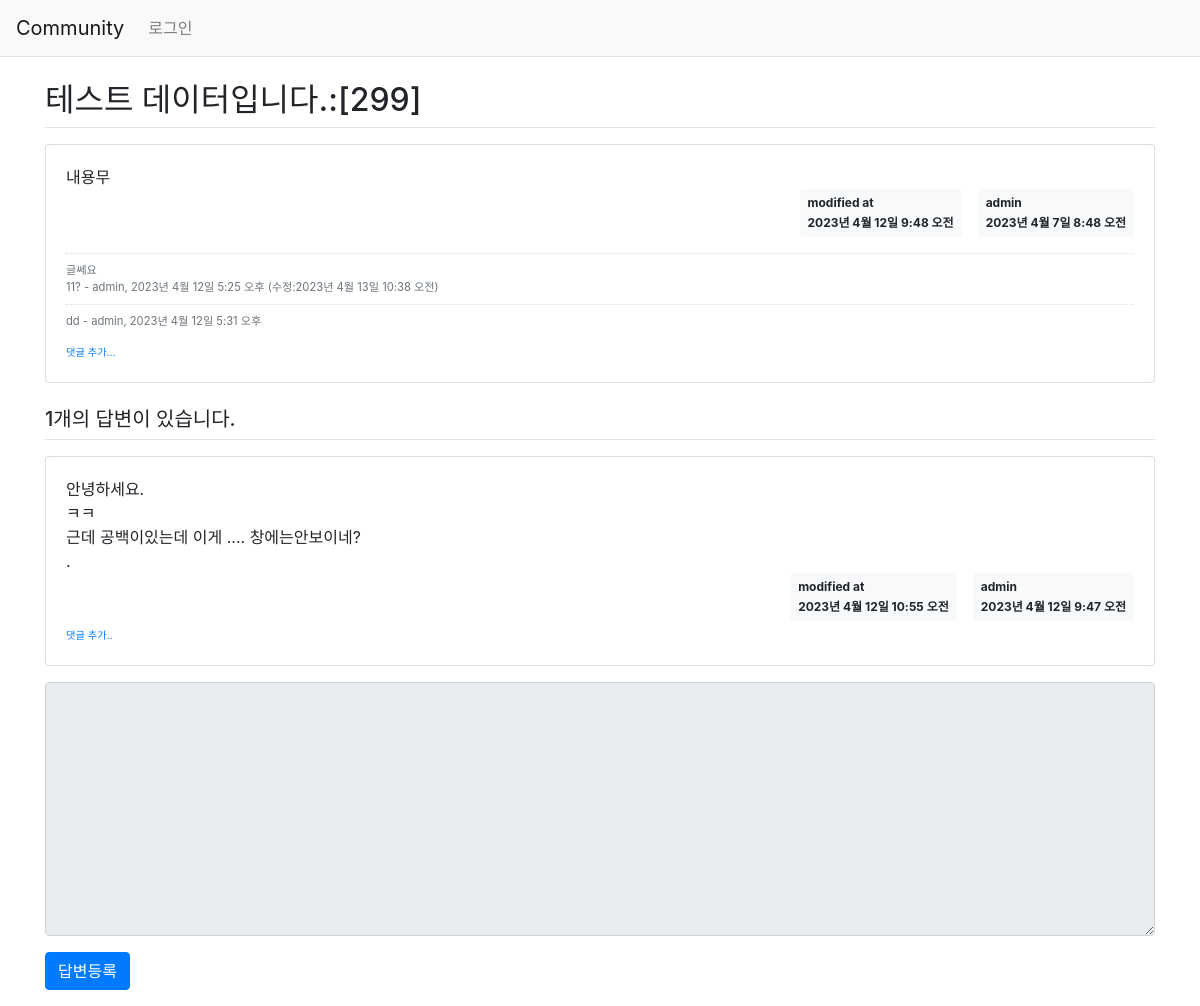
/community/304/, run on an earlier commit of the app's database.
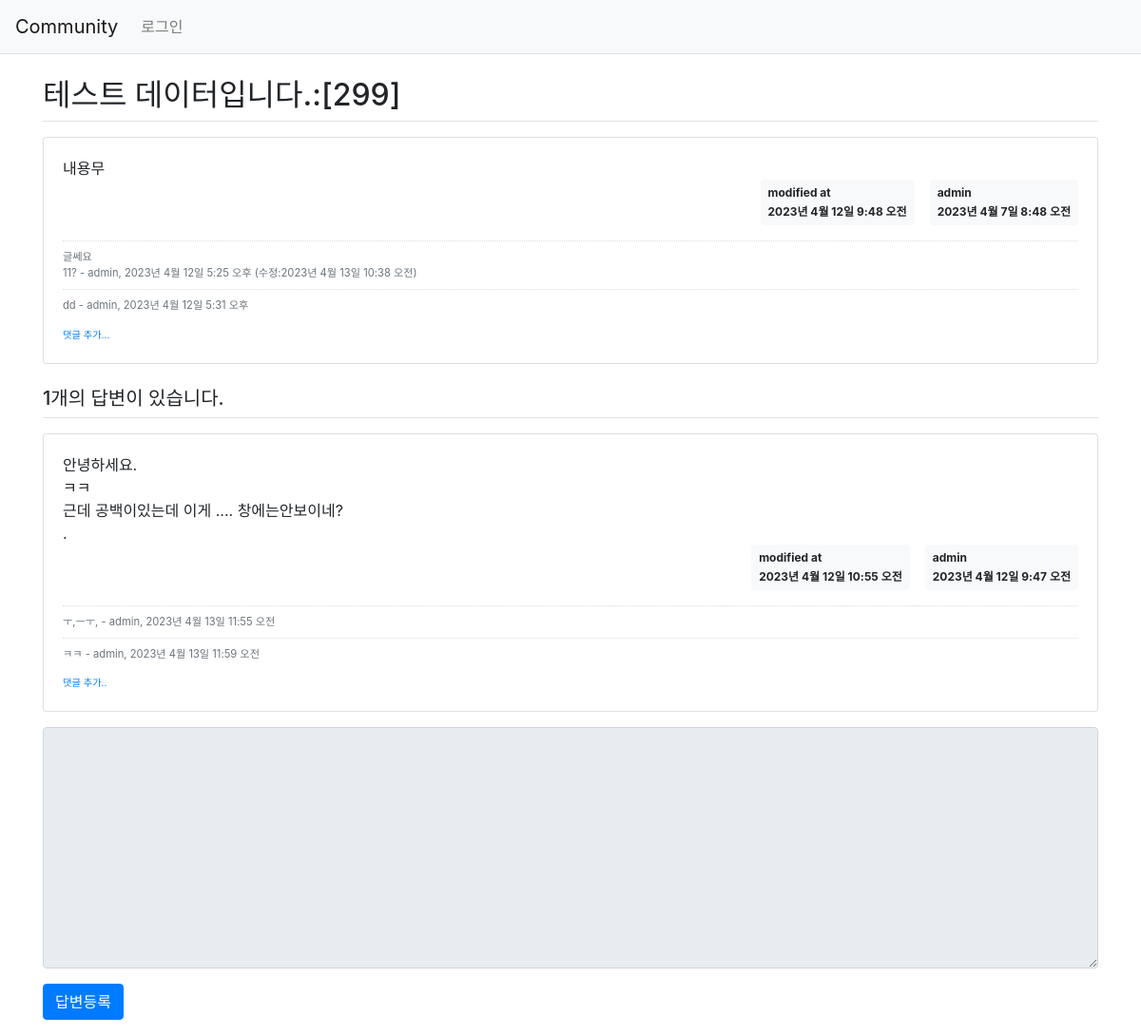
And on a later commit of the database.
### community/models.py (models this page shows)
class Comment(models.Model):
    author = models.ForeignKey(User, on_delete=models.CASCADE)
    content = models.TextField()
    create_date = models.DateTimeField()
    modify_date = models.DateTimeField(null=True, blank=True)
    question = models.ForeignKey(Question, null=True, blank=True, on_delete=models.CASCADE)
    answer = models.ForeignKey(Answer, null=True, blank=True, on_delete=models.CASCADE)

class Answer(models.Model):
    author = models.ForeignKey(User, on_delete=models.CASCADE)
    question = models.ForeignKey(Question, on_delete=models.CASCADE)
    content = models.TextField()
    modify_date = models.DateTimeField(null=True, blank=True)
    create_date = models.DateTimeField()

### community/views/base_views.py (the view)
# urls.py: path('<int:question_id>/', base_views.detail, name='detail'),
def detail(request, question_id):
    question = get_object_or_404(Question, pk=question_id)
    context ={'question' : question}
    return render(request, 'community/question_detail.html', context)

### templates/community/question_detail.html (shortened to what this page needs)
{% extends 'base.html' %}
{% block content %}
<div class="container my-3">
    <h2 class="border-bottom py-2">{{ question.subject }}</h2>
    <div class="card my-3">
        <div class="card-body">
            <div class="card-text" style="white-space: pre-line;">{{ question.content }}</div>
            <div class="d-flex justify-content-end">
                {% if question.modify_date %}
                <div class="badge badge-light p-2 text-left mx-3">
                    <div class="mb-2">modified at</div>
                    <div>{{ question.modify_date }}</div>
                </div>
                {% endif %}
                <div class="badge badge-light p-2 text-left" >
                    <div class="mb-2"> {{ question.author.username }} </div>
                    <div>{{ question.create_date }}</div>
                </div>
            </div>
        {% if question.comment_set.count > 0 %}
        <div class="mt-3">
            {% for comment in question.comment_set.all %}
            <div class="comment py-2 text-muted">
                <span style="white-space: pre-line;">{{comment.content}}</span>
                <span>
                    - {{ comment.author }}, {{ comment.create_date }}
                    {% if comment.modify_date %}
                    (수정:{{ comment.modify_date }})
                    {% endif %}
                </span>
            </div>
            {% endfor %}
        </div>
        {% endif %}
        <div>
            <a href="{% url 'community:comment_create_question' question.id %}" class="small"><small>댓글 추가...</small></a>
        </div>
        </div>
    </div>
    <h5 class="border-bottom my-3 py-2">{{question.answer_set.count}}개의 답변이 있습니다.</h5>
    {% for answer in question.answer_set.all %}
    <div class="card my-3">
        <div class="card-body">
            <div class="card-text" style="white-space: pre-line;">{{ answer.content }}</div>
            <div class="d-flex justify-content-end">
                {% if answer.modify_date %}
                <div class="badge badge-light p-2 text-left mx-3">
                    <div class="mb-2">modified at</div>
                    <div>{{ answer.modify_date }}</div>
                </div>
                {% endif %}
                <div class="badge badge-light p-2 text-left">
                    <div class="mb-2">{{ answer.author.username }}</div>
                    <div>{{ answer.create_date }}</div>
                </div>
            </div>
            {% if answer.comment_set.count > 0 %}
            <div class="mt-3">
                {% for comment in answer.comment_set.all %}
                <div class="comment py-2 text-muted">
                    <span style="white-space: pre-line;">{{ comment.content }}</span>
                    <span>
                        - {{ comment.author }}, {{ comment.create_date }}
                    </span>
                </div>
                {% endfor %}
            </div>
            {% endif %}
            <div>
                <a href="{% url 'community:comment_create_answer' answer.id %}" class="small"><small>댓글 추가..</small></a>
            </div>
        </div>
    </div>
    {% endfor %}
    <form action="{% url 'community:answer_create' question.id %}" method="post" class="my-3">
        <div class="form-group">
            <textarea name="content" id="content" {% if not user.is_authenticated %}disabled{% endif %} class="form-control" rows="10"></textarea>
        </div>
        <input type="submit" value="답변등록" class="btn btn-primary">
    </form>
</div>
{% endblock %}

What changed in the data, as far as the page shows it:
added Comment: content "ㅜ,ㅡㅜ,", author "admin", create_date "2023년 4월 13일 11:55 오전"
added Comment: content "ㅋㅋ", author "admin", create_date "2023년 4월 13일 11:59 오전"
